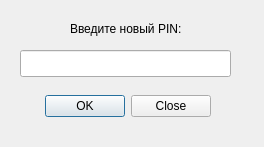
<?xml version="1.0" encoding="UTF-8"?>
<ui version="4.0">
 <class>createPinDialog</class>
 <widget class="QDialog" name="createPinDialog">
  <property name="geometry">
   <rect>
    <x>0</x>
    <y>0</y>
    <width>264</width>
    <height>147</height>
   </rect>
  </property>
  <property name="windowTitle">
   <string>Создание PIN</string>
  </property>
  <widget class="QDialogButtonBox" name="createPinBtns">
   <property name="geometry">
    <rect>
     <x>30</x>
     <y>90</y>
     <width>181</width>
     <height>32</height>
    </rect>
   </property>
   <property name="orientation">
    <enum>Qt::Horizontal</enum>
   </property>
   <property name="standardButtons">
    <set>QDialogButtonBox::Close|QDialogButtonBox::Ok</set>
   </property>
  </widget>
  <widget class="QLineEdit" name="createPinInput">
   <property name="geometry">
    <rect>
     <x>20</x>
     <y>50</y>
     <width>211</width>
     <height>27</height>
    </rect>
   </property>
  </widget>
  <widget class="QLabel" name="label">
   <property name="geometry">
    <rect>
     <x>70</x>
     <y>20</y>
     <width>131</width>
     <height>17</height>
    </rect>
   </property>
   <property name="text">
    <string>Введите новый PIN:</string>
   </property>
  </widget>
 </widget>
 <resources/>
 <connections>
  <connection>
   <sender>createPinBtns</sender>
   <signal>accepted()</signal>
   <receiver>createPinDialog</receiver>
   <slot>accept()</slot>
   <hints>
    <hint type="sourcelabel">
     <x>248</x>
     <y>254</y>
    </hint>
    <hint type="destinationlabel">
     <x>157</x>
     <y>274</y>
    </hint>
   </hints>
  </connection>
  <connection>
   <sender>createPinBtns</sender>
   <signal>rejected()</signal>
   <receiver>createPinDialog</receiver>
   <slot>reject()</slot>
   <hints>
    <hint type="sourcelabel">
     <x>316</x>
     <y>260</y>
    </hint>
    <hint type="destinationlabel">
     <x>286</x>
     <y>274</y>
    </hint>
   </hints>
  </connection>
 </connections>
</ui>
